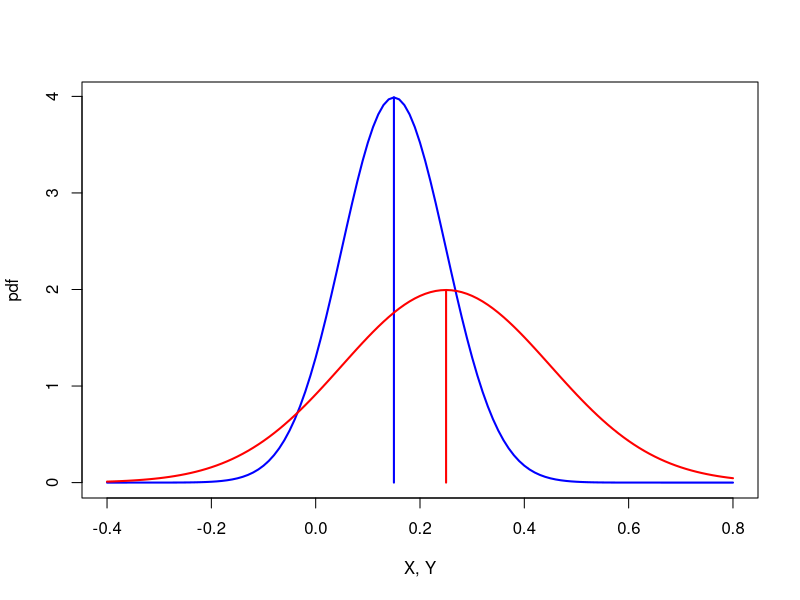
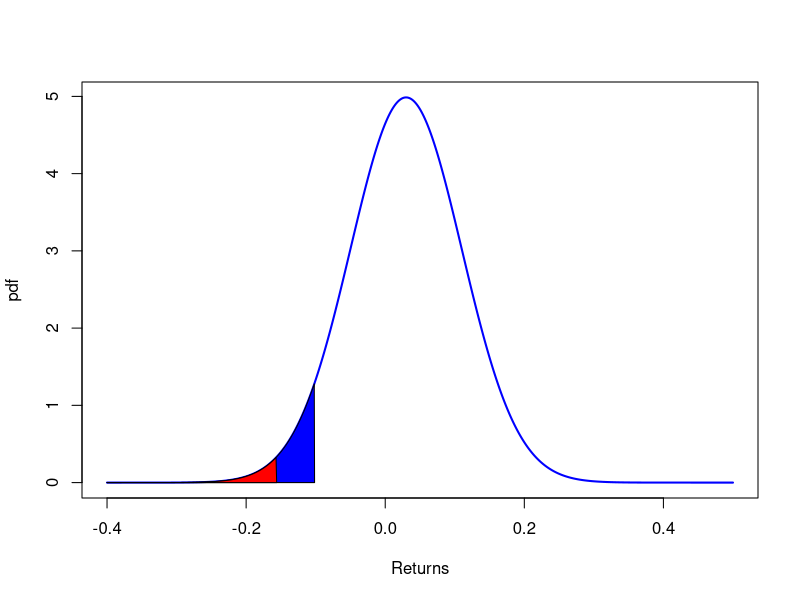
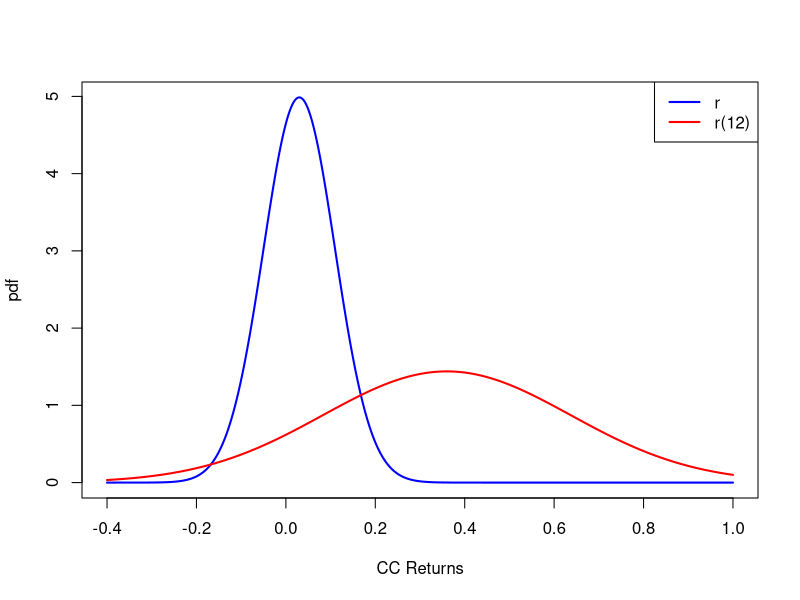

Reproduce these figures in R, in order.
# X ~ N(0.25, (0.20)^2)
mu.x = 0.25
sigma.x = 0.20

# Pr(X > 0.10) 
1 - pnorm(0.10, mu.x, sigma.x)

# Pr(X < -0.10)
pnorm(-0.10, mu.x, sigma.x)

# Pr(-0.05 < X < 0.15) 
pnorm(0.15, mu.x, sigma.x) - pnorm(-0.05, mu.x, sigma.x)

# q.01, q.05, q.95, q.99
qnorm(c(0.01, 0.05, 0.50, 0.95), mu.x, sigma.x)


# X ~ N(0.15, (0.10)^2) and Y ~ N(0.25, (0.20)^2)
X = seq(-0.4, 0.8, 0.01) 
Y = seq(-0.4, 0.8, 0.01)
X.pdf = dnorm(X, mean = 0.15, sd = 0.10, log = FALSE)
Y.pdf = dnorm(Y, mean = 0.25, sd = 0.20, log = FALSE)

# Plot the pdf curve for Microsoft returns
plot(X, X.pdf, type = "l", col = "blue", lwd = 2,
     xlab = "X, Y", ylab = "pdf") 
segments(0.15, 0, 0.15, max(X.pdf), col = "blue", lwd = 2)

# Add Starbucks ruturns
lines(Y, Y.pdf, type = "l", col = "red", lwd = 2)
segments(0.25, 0, 0.25, max(Y.pdf), col = "red", lwd = 2)


# Assume that R ~ N(0.03, (0.08)^2) and that W0 = $10,000.
mu.R = 0.03
sigma.R = 0.08
W0 = 10000
R.val=seq(-0.4, 0.5, 0.001)
R.pdf=dnorm(R.val, mean = mu.R, sd = sigma.R, log = FALSE)
plot(R.val, R.pdf, type="l", col="blue", lwd=2,
     xlab="Returns", ylab="pdf")

# add shaded region below q_0.05
i = R.val <= qnorm(0.05, mu.R, sigma.R)
polygon(c(-0.4, R.val[i], qnorm(0.05, mu.R, sigma.R)), c(0, R.pdf[i], 0), col="blue")

# add shaded region below q_0.01
j = R.val <= qnorm(0.01, mu.R, sigma.R)
polygon(c(-0.4, R.val[j], qnorm(0.01, mu.R, sigma.R)), c(0, R.pdf[j], 0), col="red")

VaR.05 = W0*qnorm(0.05, mu.R, sigma.R)
abs(VaR.05)
VaR.01 = W0*qnorm(0.01, mu.R, sigma.R)
abs(VaR.01)



# Assume that r ~ N(0.03, (0.08)^2) and that W0 = $10,000.
mu.r = 0.03
sigma.r = 0.08
W0 = 10000

VaR.05 = W0*(exp(qnorm(0.05, mu.r, sigma.r)) - 1)
abs(VaR.05)
VaR.01 = W0*(exp(qnorm(0.01, mu.r, sigma.r)) - 1)
abs(VaR.01)

# 1% and 5% value-at-risk (VaR) over the year 
mu.r.12 = 12*mu.r   # r(12) = 12*r
sigma.r.12 = sqrt(12)*sigma.r

VaR.05.12 = W0*(exp(qnorm(0.05, mu.r.12, sigma.r.12)) - 1)
abs(VaR.05.12)
VaR.01.12 = W0*(exp(qnorm(0.01, mu.r.12, sigma.r.12)) - 1)
abs(VaR.01.12)

# PDF plot for r
r.val=seq(-0.4, 1, 0.001)
r.pdf=dnorm(r.val, mu.r, sigma.r, log = FALSE)
plot(r.val, r.pdf, type="l", col="blue", lwd=2,
     xlab="CC Returns", ylab="pdf")
# add PDF plot for r(12)
r.val.12=seq(-0.4, 1, 0.001)
r.pdf.12=dnorm(r.val.12, mu.r.12, sigma.r.12, log = FALSE)
lines(r.val.12, r.pdf.12, col="red", lwd=2)

# add a legend
legend(x="topright", legend=c("r", "r(12)"), 
       lty=1, lwd=2, col=c("blue","red"))



# First define the vector of prices
PA = c(1629.62, 1699.80)
PM = c(98.84, 98.61)

# simple monthly returns
RA = (PA[2] - PA[1])/PA[1]
RA
RM = (PM[2] - PM[1])/PM[1]
RM

# continuously compounded returns
rA = log(1 + RA)
rA
rM = log(1 + RM)
rM

# part c
DM = 0.10
RM.total = (PM[2] + DM- PM[1])/PM[1]
RM.total
DY = DM/PM[1]
DY

# part d
RA.annual = (1 + RA)^12 - 1
rA.annual = log(1 + RA.annual)
RA.annual
rA.annual

RM.annual = (1 + RM)^12 - 1
rM.annual = log(1 + RM.annual)
RM.annual
rM.annual

# part e
xA = 8000/10000
xM = 1 - xA
xA
xM

# part f
R.p = xA*RA + xM*RM
R.p
r.p = log(1 + R.p)
r.p
